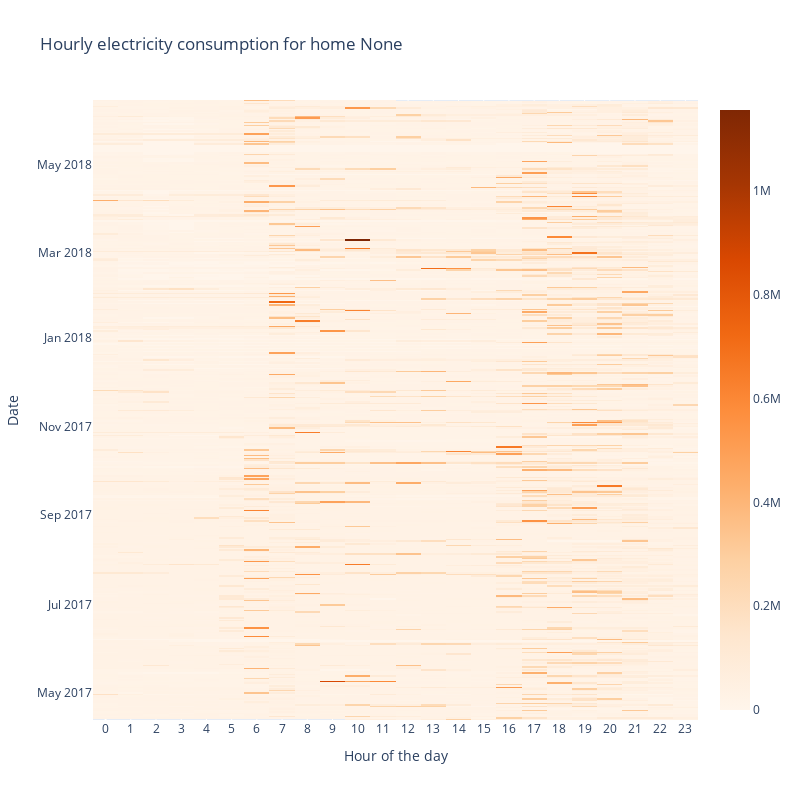

Write notebook code for a chart like this one.
### Code cell
heatmap2(df_106)

### Figure 1 — Plotly figure (JSON) as saved in the notebook; plotly's stock layout.template omitted (floating-point values rounded to 4 significant figures; data arrays with more than 128 entries replaced by an {"elided": "..."} marker saying what was removed)
{"data": [{"colorscale": [[0, "rgb(255,245,235)"], [0.125, "rgb(254,230,206)"], [0.25, "rgb(253,208,162)"], [0.375, "rgb(253,174,107)"], [0.5, "rgb(253,141,60)"], [0.625, "rgb(241,105,19)"], [0.75, "rgb(217,72,1)"], [0.875, "rgb(166,54,3)"], [1, "rgb(127,39,4)"]], "hovertemplate": "Day: %{y}<br>Time: %{x}<br>Value: %{z}<extra></extra>", "type": "heatmap", "x": [0, 1, 2, 3, 4, 5, 6, 7, 8, 9, 10, 11, 12, 13, 14, 15, 16, 17, 18, 19, 20, 21, 22, 23], "y": {"elided": "428 str values"}, "z": {"elided": "428x24 int values"}}], "layout": {"height": 800, "title": {"text": "Hourly electricity consumption for home None"}, "width": 800, "xaxis": {"nticks": 36, "title": {"text": "Hour of the day"}}, "yaxis": {"title": {"text": "Date"}}}}
